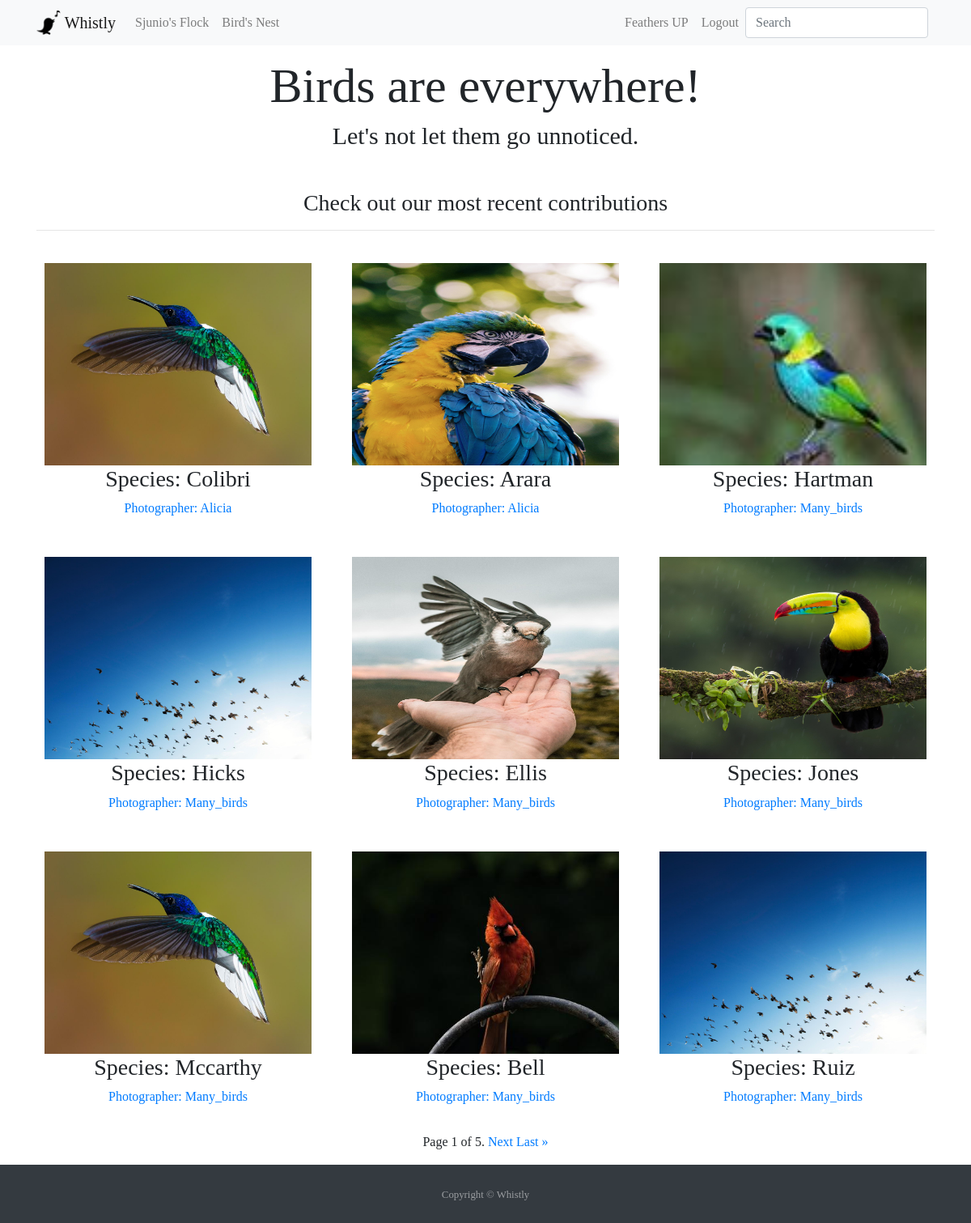
The page /birds_nest/ (signed in) on the database its author committed.
### users/models.py (models this page shows, shortened)
class CustomUser(AbstractUser):
    id = models.UUIDField(
        primary_key=True,
        default=uuid.uuid4,
        editable=False
    )
    profile_picture = models.ImageField(upload_to='profile_pics', blank=True, default='default/default_profile_pic.jpg', validators=[file_size])
    about_user = models.TextField(max_length=600, blank=True, default='Enter a nice description here')
    registered_at = models.DateField(auto_now_add=True)

### birds/models.py (models this page shows, shortened)
class TimeStampedModel(models.Model):
    created = models.DateTimeField(auto_now_add=True)
    modified = models.DateTimeField(auto_now=True)
    class Meta:
        abstract = True

class Bird(TimeStampedModel):
    id = models.UUIDField(
        primary_key=True,
        default=uuid.uuid4,
        editable=False
    )
    species = models.CharField(max_length=150, blank=False)
    location = models.CharField(max_length=200, blank=False)
    picture = models.ImageField(upload_to='bird', blank=False, validators=[file_size])
    photographer = models.ForeignKey(
        get_user_model(),
        on_delete=models.CASCADE,
        related_name='photographers',)
    photographer_comment = models.TextField(max_length=500)
    class Meta:
        ordering = ['-created']
    def get_absolute_url(self):
        return reverse("bird_detail", kwargs={"pk": self.pk})

### pages/views.py (the view)
# urls.py: path('birds_nest/', BirdsNestListView.as_view(), name='birds_nest'),
class BirdsNestListView(ListView):
    model = Bird
    template_name = 'bird/bird_list.html'
    context_object_name = 'birds_list'
    paginate_by = 9

### templates/bird/bird_list.html (shortened to what this page needs)
{% extends '_base.html' %}
{% load crispy_forms_tags %}
{% block content %}
<div class="container" align=center>
    <h3>Check out our most recent contributions</h3>
    <hr class="mb-4">
    <div class="row">
        {% for bird in birds_list %}
            <div class="col-sm-6 col-md-6 col-lg-4 p-3">
                    <a href="{{ bird.get_absolute_url }}">
                        <img class="" src="{{ bird.picture.url }}" alt="{{ bird.species }}" style="height: 250px; width: 330px">
                    </a>
                <div class="caption">
                    <h3>Species: {{bird.species}}</h3>
                    <a href="{% url 'profile_detail' pk=bird.photographer.pk %}">
                        <p>Photographer: {{bird.photographer|capfirst}}</p>
                    </a>
                </div>
            </div>
        {% endfor %}
        <div class="container">
            <span class="step-links">
                <span class="current">
                    Page {{ page_obj.number }} of {{ page_obj.paginator.num_pages }}.
                </span>
                {% if page_obj.has_next %}
                    <a href="?page={{ page_obj.next_page_number }}">Next</a>
                    <a href="?page={{ page_obj.paginator.num_pages }}">Last &raquo;</a>
                {% endif %}
            </span>
        </div>
    </div>
</div>
{% endblock content %}

### templates/_base.html (shortened to what this page needs)
<!DOCTYPE html>
{% load static %}
<html lang="en">
<head>
<link rel="stylesheet" href="https://cdnjs.cloudflare.com/ajax/libs/twitter-bootstrap/4.5.0/css/bootstrap.min.css">
<link rel="stylesheet" href="https://cdnjs.cloudflare.com/ajax/libs/font-awesome/5.13.0/css/all.min.css">
<link rel="stylesheet" href="{% static 'css/base.css' %}">
</head>
<body>
<div id="main-div">
    <nav class="navbar fixed-top navbar-expand-lg navbar-light bg-light">
      <div class="container">
        <div class="navbar-header">
          <a href="{% url 'home' %}" class="navbar-brand">
            <img src="{% static 'img/icon.png' %}" width="30" height="30" class="d-inline-block align-top" alt="icon">
            Whistly
          </a>
        </div>
        <div class="collapse navbar-collapse" id="navbarSupportedContent">
        <ul class="navbar-nav mr-auto">
          {% if user.is_authenticated %}
            <li class="nav-item">
              <a class="nav-link" href="{% url 'profile_detail' pk=user.pk %}">{{ user|title }}'s Flock</a></li>
            <li class="nav-item">
          {% endif %}
            <li class="nav-item">
              <a class="nav-link" href="{% url 'birds_nest' %}">Bird's Nest</a></li>
        </ul>
        <ul class="navbar-nav ml-auto">
          {% if user.is_authenticated %}
              <li class="nav-item">
                <a class="nav-link" href="{% url 'add_bird' %}">Feathers UP</a>
              </li>
              <li class="nav-item">
                <a class="nav-link" href="{% url 'account_logout' %}">Logout</a>
              </li>
          {% endif %}
            <form action="{% url 'search_results' %}" method="GET" class="form-inline my-2 my-lg-0">
              <input name='q' class="form-control mr-sm-2" type="search" placeholder="Search" aria-label="Search">
            </form>
        </ul>
      </div>
      </div>
    </nav>
    <div class="container" style="padding-top: 70px" align=center>
          <h1 id="base_h1">Birds are everywhere!</h1>
          <h6 id="base_h6" class="mb-5">Let's not let them go unnoticed.</h6>
    </div>
    {% block content %}
    {% endblock content %}
<div>
  <footer id="sticky-footer" class="py-4 mt-3 bg-dark text-white-50">
    <div class="container text-center">
      <small>Copyright &copy; Whistly</small>
    </div>
  </footer>
</div>
</div>
</body>
</html>

### static/css/base.css (style rules this page uses)
body { font-family: 'Caladea', serif; }
#base_h1 { font-size: 60px; }
#base_h6 { font-size: 30px; }

### rows shown on the page
CustomUser: username "Sjunio"
Bird: picture (picture), species "Colibri", photographer "Alicia"
Bird: picture (picture), species "Arara", photographer "Alicia"
Bird: picture (picture), species "Hartman", photographer "Many_birds"
Bird: picture (picture), species "Hicks", photographer "Many_birds"
Bird: picture (picture), species "Ellis", photographer "Many_birds"
Bird: picture (picture), species "Jones", photographer "Many_birds"
Bird: picture (picture), species "Mccarthy", photographer "Many_birds"
Bird: picture (picture), species "Bell", photographer "Many_birds"
Bird: picture (picture), species "Ruiz", photographer "Many_birds"

### other values the page prints
{{ page_obj.number }} "1"
{{ page_obj.paginator.num_pages }} "5"
